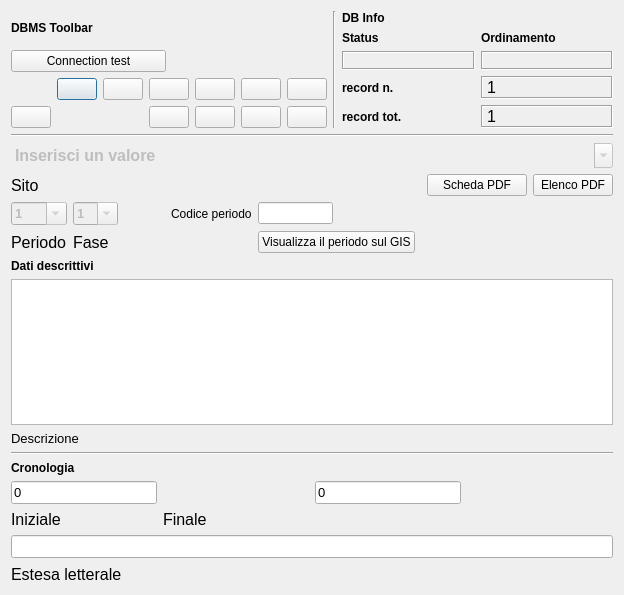
<?xml version="1.0" encoding="UTF-8"?>
<ui version="4.0">
 <class>DialogPeriodoFase</class>
 <widget class="QDialog" name="DialogPeriodoFase">
  <property name="geometry">
   <rect>
    <x>0</x>
    <y>0</y>
    <width>624</width>
    <height>595</height>
   </rect>
  </property>
  <property name="minimumSize">
   <size>
    <width>540</width>
    <height>400</height>
   </size>
  </property>
  <property name="windowTitle">
   <string>pyArchInit Gestione Scavi - Periodizzazione di scavo</string>
  </property>
  <property name="windowIcon">
   <iconset resource="resources.qrc">
    <normaloff>:/icons/iconSite.png</normaloff>:/images/iconSite.png</iconset>
  </property>
  <layout class="QGridLayout" name="gridLayout_9">
   <item row="0" column="0">
    <layout class="QHBoxLayout" name="horizontalLayout">
     <item>
      <layout class="QGridLayout" name="gridLayout_2">
       <item row="0" column="0">
        <widget class="QLabel" name="label_29">
         <property name="font">
          <font>
           <weight>75</weight>
           <bold>true</bold>
          </font>
         </property>
         <property name="text">
          <string>DBMS Toolbar</string>
         </property>
        </widget>
       </item>
       <item row="2" column="0" colspan="2">
        <layout class="QGridLayout" name="gridLayout">
         <item row="0" column="5">
          <widget class="QPushButton" name="pushButton_first_rec">
           <property name="toolTip">
            <string>First rec</string>
           </property>
           <property name="text">
            <string/>
           </property>
           <property name="icon">
            <iconset resource="resources.qrc">
             <normaloff>:/icons/5_leftArrows.png</normaloff>:/images/5_leftArrows.png</iconset>
           </property>
          </widget>
         </item>
         <item row="0" column="7">
          <widget class="QPushButton" name="pushButton_next_rec">
           <property name="toolTip">
            <string>Next rec</string>
           </property>
           <property name="text">
            <string/>
           </property>
           <property name="icon">
            <iconset resource="resources.qrc">
             <normaloff>:/icons/6_rightArrow.png</normaloff>:/images/6_rightArrow.png</iconset>
           </property>
          </widget>
         </item>
         <item row="0" column="8">
          <widget class="QPushButton" name="pushButton_last_rec">
           <property name="toolTip">
            <string>Last rec</string>
           </property>
           <property name="text">
            <string/>
           </property>
           <property name="icon">
            <iconset resource="resources.qrc">
             <normaloff>:/icons/7_rightArrows.png</normaloff>:/images/7_rightArrows.png</iconset>
           </property>
          </widget>
         </item>
         <item row="0" column="9">
          <widget class="QPushButton" name="pushButton_new_rec">
           <property name="font">
            <font>
             <pointsize>9</pointsize>
            </font>
           </property>
           <property name="toolTip">
            <string>New record</string>
           </property>
           <property name="text">
            <string/>
           </property>
           <property name="icon">
            <iconset resource="resources.qrc">
             <normaloff>:/icons/newrec.png</normaloff>:/images/newrec.png</iconset>
           </property>
          </widget>
         </item>
         <item row="0" column="10">
          <widget class="QPushButton" name="pushButton_save">
           <property name="font">
            <font>
             <pointsize>9</pointsize>
            </font>
           </property>
           <property name="toolTip">
            <string>Save</string>
           </property>
           <property name="text">
            <string/>
           </property>
           <property name="icon">
            <iconset resource="resources.qrc">
             <normaloff>:/icons/b_save.png</normaloff>:/images/b_save.png</iconset>
           </property>
           <property name="autoDefault">
            <bool>false</bool>
           </property>
          </widget>
         </item>
         <item row="1" column="7">
          <widget class="QPushButton" name="pushButton_new_search">
           <property name="font">
            <font>
             <pointsize>9</pointsize>
            </font>
           </property>
           <property name="toolTip">
            <string>new search</string>
           </property>
           <property name="text">
            <string/>
           </property>
           <property name="icon">
            <iconset resource="resources.qrc">
             <normaloff>:/icons/new_search.png</normaloff>:/images/new_search.png</iconset>
           </property>
          </widget>
         </item>
         <item row="1" column="8">
          <widget class="QPushButton" name="pushButton_search_go">
           <property name="font">
            <font>
             <pointsize>9</pointsize>
            </font>
           </property>
           <property name="toolTip">
            <string>search !!!</string>
           </property>
           <property name="text">
            <string/>
           </property>
           <property name="icon">
            <iconset resource="resources.qrc">
             <normaloff>:/icons/search.png</normaloff>:/images/search.png</iconset>
           </property>
          </widget>
         </item>
         <item row="1" column="9">
          <widget class="QPushButton" name="pushButton_sort">
           <property name="font">
            <font>
             <pointsize>9</pointsize>
            </font>
           </property>
           <property name="toolTip">
            <string>Order by</string>
           </property>
           <property name="text">
            <string/>
           </property>
           <property name="icon">
            <iconset resource="resources.qrc">
             <normaloff>:/icons/sort.png</normaloff>:/images/sort.png</iconset>
           </property>
          </widget>
         </item>
         <item row="1" column="10">
          <widget class="QPushButton" name="pushButton_view_all">
           <property name="font">
            <font>
             <pointsize>9</pointsize>
            </font>
           </property>
           <property name="toolTip">
            <string>View alls records</string>
           </property>
           <property name="text">
            <string/>
           </property>
           <property name="icon">
            <iconset resource="resources.qrc">
             <normaloff>:/icons/view_all.png</normaloff>:/images/view_all.png</iconset>
           </property>
          </widget>
         </item>
         <item row="1" column="2">
          <widget class="QPushButton" name="pushButton_delete">
           <property name="enabled">
            <bool>true</bool>
           </property>
           <property name="font">
            <font>
             <pointsize>9</pointsize>
            </font>
           </property>
           <property name="toolTip">
            <string>Delete record</string>
           </property>
           <property name="text">
            <string/>
           </property>
           <property name="icon">
            <iconset resource="resources.qrc">
             <normaloff>:/icons/delete.png</normaloff>:/images/delete.png</iconset>
           </property>
          </widget>
         </item>
         <item row="0" column="6">
          <widget class="QPushButton" name="pushButton_prev_rec">
           <property name="toolTip">
            <string>Prev rec</string>
           </property>
           <property name="text">
            <string/>
           </property>
           <property name="icon">
            <iconset resource="resources.qrc">
             <normaloff>:/icons/4_leftArrow.png</normaloff>:/images/4_leftArrow.png</iconset>
           </property>
          </widget>
         </item>
        </layout>
       </item>
       <item row="1" column="0">
        <widget class="QPushButton" name="pushButton_connect">
         <property name="text">
          <string>Connection test</string>
         </property>
        </widget>
       </item>
      </layout>
     </item>
     <item>
      <widget class="Line" name="line_6">
       <property name="orientation">
        <enum>Qt::Vertical</enum>
       </property>
      </widget>
     </item>
     <item>
      <layout class="QGridLayout" name="gridLayout_5">
       <item row="0" column="0">
        <widget class="QLabel" name="label_42">
         <property name="font">
          <font>
           <weight>75</weight>
           <bold>true</bold>
          </font>
         </property>
         <property name="autoFillBackground">
          <bool>true</bool>
         </property>
         <property name="text">
          <string>DB Info</string>
         </property>
        </widget>
       </item>
       <item row="1" column="0">
        <layout class="QGridLayout" name="gridLayout_4">
         <item row="0" column="1">
          <widget class="QLabel" name="label_43">
           <property name="font">
            <font>
             <pointsize>9</pointsize>
             <weight>75</weight>
             <bold>true</bold>
            </font>
           </property>
           <property name="text">
            <string>Ordinamento</string>
           </property>
           <property name="margin">
            <number>0</number>
           </property>
          </widget>
         </item>
         <item row="1" column="0">
          <widget class="QLabel" name="label_status">
           <property name="minimumSize">
            <size>
             <width>40</width>
             <height>0</height>
            </size>
           </property>
           <property name="font">
            <font>
             <pointsize>10</pointsize>
             <weight>75</weight>
             <bold>true</bold>
            </font>
           </property>
           <property name="cursor">
            <cursorShape>ForbiddenCursor</cursorShape>
           </property>
           <property name="mouseTracking">
            <bool>false</bool>
           </property>
           <property name="contextMenuPolicy">
            <enum>Qt::DefaultContextMenu</enum>
           </property>
           <property name="frameShape">
            <enum>QFrame::Box</enum>
           </property>
           <property name="frameShadow">
            <enum>QFrame::Sunken</enum>
           </property>
           <property name="text">
            <string/>
           </property>
           <property name="alignment">
            <set>Qt::AlignCenter</set>
           </property>
           <property name="margin">
            <number>0</number>
           </property>
          </widget>
         </item>
         <item row="1" column="1">
          <widget class="QLabel" name="label_sort">
           <property name="font">
            <font>
             <pointsize>10</pointsize>
             <weight>75</weight>
             <bold>true</bold>
            </font>
           </property>
           <property name="cursor">
            <cursorShape>ForbiddenCursor</cursorShape>
           </property>
           <property name="mouseTracking">
            <bool>false</bool>
           </property>
           <property name="contextMenuPolicy">
            <enum>Qt::DefaultContextMenu</enum>
           </property>
           <property name="frameShape">
            <enum>QFrame::Box</enum>
           </property>
           <property name="frameShadow">
            <enum>QFrame::Sunken</enum>
           </property>
           <property name="text">
            <string/>
           </property>
           <property name="alignment">
            <set>Qt::AlignCenter</set>
           </property>
           <property name="margin">
            <number>0</number>
           </property>
          </widget>
         </item>
         <item row="0" column="0">
          <widget class="QLabel" name="label_34">
           <property name="font">
            <font>
             <pointsize>9</pointsize>
             <weight>75</weight>
             <bold>true</bold>
            </font>
           </property>
           <property name="text">
            <string>Status</string>
           </property>
           <property name="margin">
            <number>0</number>
           </property>
          </widget>
         </item>
        </layout>
       </item>
       <item row="2" column="0">
        <layout class="QGridLayout" name="gridLayout_3">
         <item row="0" column="0">
          <widget class="QLabel" name="label_27">
           <property name="font">
            <font>
             <pointsize>9</pointsize>
             <weight>75</weight>
             <bold>true</bold>
            </font>
           </property>
           <property name="text">
            <string>record n.</string>
           </property>
           <property name="margin">
            <number>0</number>
           </property>
          </widget>
         </item>
         <item row="0" column="1">
          <widget class="QLabel" name="label_rec_corrente">
           <property name="font">
            <font>
             <family>Microsoft Sans Serif</family>
             <pointsize>12</pointsize>
            </font>
           </property>
           <property name="cursor">
            <cursorShape>ForbiddenCursor</cursorShape>
           </property>
           <property name="mouseTracking">
            <bool>false</bool>
           </property>
           <property name="contextMenuPolicy">
            <enum>Qt::DefaultContextMenu</enum>
           </property>
           <property name="frameShape">
            <enum>QFrame::Box</enum>
           </property>
           <property name="frameShadow">
            <enum>QFrame::Sunken</enum>
           </property>
           <property name="text">
            <string>1</string>
           </property>
          </widget>
         </item>
         <item row="1" column="0">
          <widget class="QLabel" name="label_28">
           <property name="font">
            <font>
             <pointsize>9</pointsize>
             <weight>75</weight>
             <bold>true</bold>
            </font>
           </property>
           <property name="text">
            <string>record tot.</string>
           </property>
           <property name="margin">
            <number>0</number>
           </property>
          </widget>
         </item>
         <item row="1" column="1">
          <widget class="QLabel" name="label_rec_tot">
           <property name="font">
            <font>
             <family>Microsoft Sans Serif</family>
             <pointsize>12</pointsize>
            </font>
           </property>
           <property name="cursor">
            <cursorShape>ForbiddenCursor</cursorShape>
           </property>
           <property name="mouseTracking">
            <bool>false</bool>
           </property>
           <property name="contextMenuPolicy">
            <enum>Qt::DefaultContextMenu</enum>
           </property>
           <property name="frameShape">
            <enum>QFrame::Box</enum>
           </property>
           <property name="frameShadow">
            <enum>QFrame::Sunken</enum>
           </property>
           <property name="text">
            <string>1</string>
           </property>
          </widget>
         </item>
        </layout>
       </item>
      </layout>
     </item>
    </layout>
   </item>
   <item row="1" column="0">
    <widget class="Line" name="line_8">
     <property name="font">
      <font>
       <weight>75</weight>
       <bold>true</bold>
      </font>
     </property>
     <property name="orientation">
      <enum>Qt::Horizontal</enum>
     </property>
    </widget>
   </item>
   <item row="2" column="0">
    <layout class="QGridLayout" name="gridLayout_7">
     <item row="0" column="0" rowspan="3" colspan="8">
      <widget class="QComboBox" name="comboBox_sito">
       <property name="enabled">
        <bool>false</bool>
       </property>
       <property name="font">
        <font>
         <pointsize>12</pointsize>
         <weight>75</weight>
         <bold>true</bold>
        </font>
       </property>
       <property name="mouseTracking">
        <bool>true</bool>
       </property>
       <property name="contextMenuPolicy">
        <enum>Qt::NoContextMenu</enum>
       </property>
       <property name="editable">
        <bool>true</bool>
       </property>
       <property name="maxVisibleItems">
        <number>99999</number>
       </property>
       <property name="maxCount">
        <number>2147483647</number>
       </property>
       <property name="frame">
        <bool>false</bool>
       </property>
       <item>
        <property name="text">
         <string>Inserisci un valore</string>
        </property>
       </item>
      </widget>
     </item>
     <item row="3" column="0">
      <widget class="QLabel" name="label">
       <property name="font">
        <font>
         <pointsize>12</pointsize>
        </font>
       </property>
       <property name="text">
        <string>Sito</string>
       </property>
      </widget>
     </item>
     <item row="6" column="0">
      <widget class="QComboBox" name="comboBox_periodo">
       <property name="enabled">
        <bool>false</bool>
       </property>
       <property name="font">
        <font>
         <pointsize>10</pointsize>
         <weight>75</weight>
         <bold>true</bold>
        </font>
       </property>
       <property name="autoFillBackground">
        <bool>false</bool>
       </property>
       <property name="editable">
        <bool>true</bool>
       </property>
       <property name="maxVisibleItems">
        <number>15</number>
       </property>
       <property name="maxCount">
        <number>15</number>
       </property>
       <item>
        <property name="text">
         <string>1</string>
        </property>
       </item>
       <item>
        <property name="text">
         <string>2</string>
        </property>
       </item>
       <item>
        <property name="text">
         <string>3</string>
        </property>
       </item>
       <item>
        <property name="text">
         <string>4</string>
        </property>
       </item>
       <item>
        <property name="text">
         <string>5</string>
        </property>
       </item>
       <item>
        <property name="text">
         <string>6</string>
        </property>
       </item>
       <item>
        <property name="text">
         <string>7</string>
        </property>
       </item>
       <item>
        <property name="text">
         <string>8</string>
        </property>
       </item>
       <item>
        <property name="text">
         <string>9</string>
        </property>
       </item>
       <item>
        <property name="text">
         <string>10</string>
        </property>
       </item>
       <item>
        <property name="text">
         <string>11</string>
        </property>
       </item>
       <item>
        <property name="text">
         <string>13</string>
        </property>
       </item>
       <item>
        <property name="text">
         <string>15</string>
        </property>
       </item>
      </widget>
     </item>
     <item row="6" column="1">
      <widget class="QComboBox" name="comboBox_fase">
       <property name="enabled">
        <bool>false</bool>
       </property>
       <property name="font">
        <font>
         <pointsize>10</pointsize>
         <weight>75</weight>
         <bold>true</bold>
        </font>
       </property>
       <property name="editable">
        <bool>true</bool>
       </property>
       <item>
        <property name="text">
         <string>1</string>
        </property>
       </item>
       <item>
        <property name="text">
         <string>2</string>
        </property>
       </item>
       <item>
        <property name="text">
         <string>3</string>
        </property>
       </item>
       <item>
        <property name="text">
         <string>4</string>
        </property>
       </item>
       <item>
        <property name="text">
         <string>5</string>
        </property>
       </item>
       <item>
        <property name="text">
         <string>6</string>
        </property>
       </item>
       <item>
        <property name="text">
         <string>7</string>
        </property>
       </item>
       <item>
        <property name="text">
         <string>8</string>
        </property>
       </item>
       <item>
        <property name="text">
         <string>9</string>
        </property>
       </item>
       <item>
        <property name="text">
         <string>10</string>
        </property>
       </item>
       <item>
        <property name="text">
         <string>11</string>
        </property>
       </item>
       <item>
        <property name="text">
         <string>12</string>
        </property>
       </item>
       <item>
        <property name="text">
         <string>13</string>
        </property>
       </item>
       <item>
        <property name="text">
         <string>14</string>
        </property>
       </item>
       <item>
        <property name="text">
         <string>15</string>
        </property>
       </item>
      </widget>
     </item>
     <item row="7" column="1">
      <widget class="QLabel" name="label_8">
       <property name="font">
        <font>
         <pointsize>12</pointsize>
        </font>
       </property>
       <property name="text">
        <string>Fase</string>
       </property>
      </widget>
     </item>
     <item row="7" column="0">
      <widget class="QLabel" name="label_7">
       <property name="font">
        <font>
         <pointsize>12</pointsize>
        </font>
       </property>
       <property name="text">
        <string>Periodo</string>
       </property>
      </widget>
     </item>
     <item row="6" column="4">
      <widget class="QLineEdit" name="lineEdit_codice_periodo">
       <property name="maximumSize">
        <size>
         <width>75</width>
         <height>16777215</height>
        </size>
       </property>
      </widget>
     </item>
     <item row="6" column="3">
      <widget class="QLabel" name="label_2">
       <property name="text">
        <string>Codice periodo</string>
       </property>
      </widget>
     </item>
     <item row="6" column="7">
      <spacer name="horizontalSpacer_6">
       <property name="orientation">
        <enum>Qt::Horizontal</enum>
       </property>
       <property name="sizeHint" stdset="0">
        <size>
         <width>40</width>
         <height>20</height>
        </size>
       </property>
      </spacer>
     </item>
     <item row="6" column="6">
      <spacer name="horizontalSpacer_7">
       <property name="orientation">
        <enum>Qt::Horizontal</enum>
       </property>
       <property name="sizeHint" stdset="0">
        <size>
         <width>100</width>
         <height>20</height>
        </size>
       </property>
      </spacer>
     </item>
     <item row="6" column="2">
      <spacer name="horizontalSpacer_9">
       <property name="orientation">
        <enum>Qt::Horizontal</enum>
       </property>
       <property name="sizeHint" stdset="0">
        <size>
         <width>40</width>
         <height>20</height>
        </size>
       </property>
      </spacer>
     </item>
     <item row="7" column="4">
      <widget class="QPushButton" name="pushButton_show_periodo">
       <property name="text">
        <string>Visualizza il periodo sul GIS</string>
       </property>
      </widget>
     </item>
     <item row="3" column="7">
      <widget class="QPushButton" name="pushButton_pdf_lista_exp">
       <property name="text">
        <string>Elenco PDF</string>
       </property>
      </widget>
     </item>
     <item row="3" column="6">
      <widget class="QPushButton" name="pushButton_pdf_scheda_exp">
       <property name="text">
        <string>Scheda PDF</string>
       </property>
       <property name="icon">
        <iconset>
         <normaloff>:/icons/pdf-icon.jpg</normaloff>:/images/pdf-icon.jpg</iconset>
       </property>
      </widget>
     </item>
    </layout>
   </item>
   <item row="3" column="0">
    <layout class="QVBoxLayout" name="verticalLayout_2">
     <item>
      <layout class="QGridLayout" name="gridLayout_6">
       <item row="3" column="0" colspan="2">
        <widget class="QLabel" name="label_6">
         <property name="font">
          <font>
           <pointsize>10</pointsize>
          </font>
         </property>
         <property name="text">
          <string>Descrizione </string>
         </property>
        </widget>
       </item>
       <item row="4" column="0" rowspan="2" colspan="4">
        <widget class="Line" name="line_10">
         <property name="font">
          <font>
           <weight>75</weight>
           <bold>true</bold>
          </font>
         </property>
         <property name="orientation">
          <enum>Qt::Horizontal</enum>
         </property>
        </widget>
       </item>
       <item row="9" column="0">
        <widget class="QLabel" name="label_38">
         <property name="font">
          <font>
           <weight>75</weight>
           <bold>true</bold>
          </font>
         </property>
         <property name="text">
          <string>Cronologia </string>
         </property>
        </widget>
       </item>
       <item row="10" column="0">
        <widget class="QLineEdit" name="lineEdit_cron_iniz">
         <property name="font">
          <font>
           <pointsize>10</pointsize>
          </font>
         </property>
         <property name="text">
          <string>0</string>
         </property>
        </widget>
       </item>
       <item row="11" column="0">
        <widget class="QLabel" name="label_37">
         <property name="font">
          <font>
           <pointsize>12</pointsize>
          </font>
         </property>
         <property name="text">
          <string>Iniziale </string>
         </property>
        </widget>
       </item>
       <item row="11" column="1">
        <widget class="QLabel" name="label_14">
         <property name="font">
          <font>
           <pointsize>12</pointsize>
          </font>
         </property>
         <property name="text">
          <string>Finale </string>
         </property>
        </widget>
       </item>
       <item row="2" column="0" colspan="4">
        <widget class="QTextEdit" name="textEdit_descrizione_per">
         <property name="font">
          <font>
           <pointsize>10</pointsize>
          </font>
         </property>
        </widget>
       </item>
       <item row="10" column="2">
        <widget class="QLineEdit" name="lineEdit_cron_fin">
         <property name="font">
          <font>
           <pointsize>10</pointsize>
          </font>
         </property>
         <property name="text">
          <string>0</string>
         </property>
        </widget>
       </item>
       <item row="10" column="1">
        <spacer name="horizontalSpacer_3">
         <property name="orientation">
          <enum>Qt::Horizontal</enum>
         </property>
         <property name="sizeHint" stdset="0">
          <size>
           <width>38</width>
           <height>19</height>
          </size>
         </property>
        </spacer>
       </item>
       <item row="10" column="3">
        <spacer name="horizontalSpacer_4">
         <property name="orientation">
          <enum>Qt::Horizontal</enum>
         </property>
         <property name="sizeHint" stdset="0">
          <size>
           <width>40</width>
           <height>20</height>
          </size>
         </property>
        </spacer>
       </item>
       <item row="1" column="0">
        <widget class="QLabel" name="label_13">
         <property name="font">
          <font>
           <weight>75</weight>
           <bold>true</bold>
          </font>
         </property>
         <property name="text">
          <string>Dati descrittivi</string>
         </property>
        </widget>
       </item>
      </layout>
     </item>
     <item>
      <layout class="QGridLayout" name="gridLayout_8">
       <item row="0" column="0" colspan="2">
        <widget class="QLineEdit" name="lineEdit_per_estesa">
         <property name="font">
          <font>
           <pointsize>10</pointsize>
          </font>
         </property>
         <property name="text">
          <string/>
         </property>
        </widget>
       </item>
       <item row="1" column="0">
        <widget class="QLabel" name="label_25">
         <property name="font">
          <font>
           <pointsize>12</pointsize>
          </font>
         </property>
         <property name="text">
          <string>Estesa letterale </string>
         </property>
        </widget>
       </item>
       <item row="1" column="1">
        <spacer name="horizontalSpacer_5">
         <property name="orientation">
          <enum>Qt::Horizontal</enum>
         </property>
         <property name="sizeHint" stdset="0">
          <size>
           <width>418</width>
           <height>20</height>
          </size>
         </property>
        </spacer>
       </item>
      </layout>
     </item>
    </layout>
   </item>
  </layout>
 </widget>
 <resources>
  <include location="resources.qrc"/>
 </resources>
 <connections/>
</ui>
